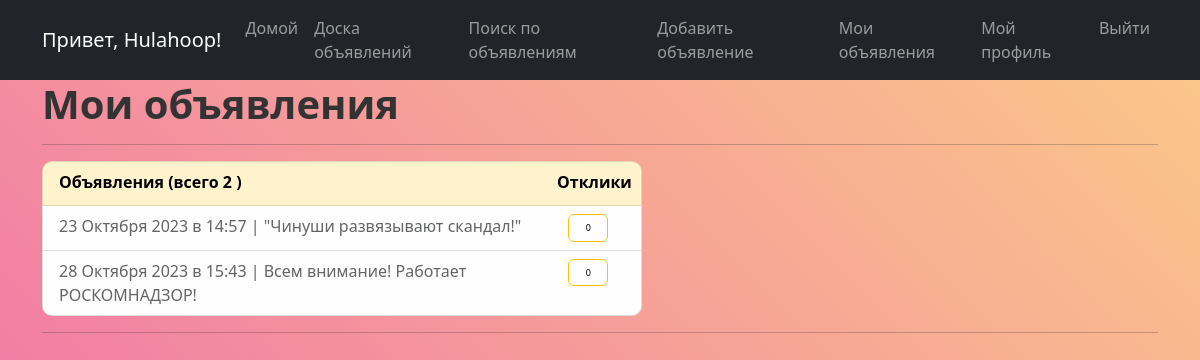
Page /board/my_posts/ (signed in) on the committed database.
### board/models.py (models this page shows, shortened)
class Post(models.Model):
    CATEGORY_LIST = [
        ("tank", "Танки"),
        ('heal', "Хилы"),
        ("dd", "ДД"),
        ("buyers", "Торговцы"),
        ("gildemaster", "Гилдмастеры"),
        ("quest", "Квестгиверы"),
        ("smith", "Кузнецы"),
        ("tanner", "Кожевники"),
        ("potion", "Зельевары"),
        ("spellmaster", "Мастера заклинаний"),
    ]
    author = models.ForeignKey(User, on_delete=models.CASCADE)
    title = models.CharField(max_length=128)
    body = RichTextField(blank=True, null=True)
    date_creation = models.DateTimeField(auto_now_add=True)
    category = models.CharField(max_length=20, choices=CATEGORY_LIST)

### board/views.py (the view)
# urls.py: path('my_posts/', PersonalPostsList.as_view(), name='my_posts_list'),
class PersonalPostsList(ListView):
    model = Post
    ordering = "-date_creation"
    template_name = 'myposts.html'
    def get(self, request):
        myposts = Post.objects.filter(author=User.objects.get(username=request.user))
        if len(myposts) == 0:
            context = {
                'Posts_no_exist': "_",
            }
        else:
            context = {
                'MyPosts': myposts,
                'posts_amount' : len(myposts)
            }
        return HttpResponse(render(request, 'myposts.html', context))

### board/templatetags/custom_filters.py (called while the page is built)
@register.filter(takes_context=True)
def month_translation(date, **kwargs):
    month_names = [
        'Января',
        'Февраля',
        'Марта',
        'Апреля',
        'Мая',
        'Июня',
        'Июля',
        'Августа',
        'Сентября',
        'Октября',
        'Ноября',
        'Декабря',
    ]
    for ind, month in enumerate(month_names):
        if ind == date.month-1:
            return f'{date.day} {month} {date.year} в'

@register.filter(takes_context=True)
def replies_amount(context, **kwargs):
    amount = len(Replies.objects.filter(comment_post=Post.objects.get(pk=context.id)))
    return amount

### templates/myposts.html (shortened to what this page needs)
{% extends 'flatpages/default.html' %}
{% load custom_filters %}
{% load custom_tags %}
{% block content %}
    <h1 align="left" style="color: #333333"><b>Мои объявления</b></h1>
    <hr>
        <div align="left" class="form-group" style=" width: 600px">
            <div class="list-group"  style="border-radius:10px;display: flex">
                <a class="list-group-item list-group-item list-group-item-warning" style="height:45px; text-decoration: none; color: #000000">
                    <div style="width:88%; float:left; font-weight:bold">
                        <p>Объявления (всего {% if posts_amount%} {{posts_amount}} {%endif%})</p>
                    </div>
                    <div style="width:12%; float:right; font-weight:bold">
                        <p>Отклики</p>
                    </div>
                </a>
                {% if MyPosts %}
                    {% for post in MyPosts %}
                        <a href="{% url 'post_view_from_my_posts' post.id %}" class="list-group-item list-group-item-action list-group-item-light">
                            <div style="width:90%;float: left;">
                                {{post.date_creation|month_translation}} {{post.date_creation|date:"H:i"}}
                                |
                                {{post.title}}
                            </div>
                            <div style="width:10%; float:right">
                                <span class="btn btn-outline-warning" style="width:40px; font-size:9px; color:black;">
                                    {{ post|replies_amount }}
                                </span>
                            </div>
                        </a>
                    {%endfor%}
                {% endif %}
            </div>
        </div>
        <hr>
{% endblock content %}

### templates/flatpages/default.html (shortened to what this page needs)
<!DOCTYPE html>
<html lang="en">
    <head>
        {% load static %}
        {% load custom_tags %}
        <link href="{% static 'css/styles.css' %}" rel="stylesheet" />
    </head>
    <body style="background: linear-gradient(45deg,#EF69AD,#FBCA88); background-attachment: fixed;">
        <nav class="navbar navbar-expand-lg navbar-dark bg-dark static-top">
           <div class="container">
               {% if user.username %}
               <a class="navbar-brand">Привет, {{ user.username }}!</a>
               {% else %}
               <a class="navbar-brand" href="{% url 'account_signup' %}">Станьте частью сообщества!</a>
               {% endif %}
               <div class="collapse navbar-collapse" id="navbarResponsive">
                   <ul class="navbar-nav ml-auto">
                       <li class="nav-item active">
                           <a class="nav-link" href="/">Домой</a>
                       </li>
                       <li class="nav-item">
                           <a class="nav-link" href="/board/">Доска объявлений</a>
                       </li>
                       <li class="nav-item">
                           <a class="nav-link" href="{% url 'post_search' %}">Поиск по объявлениям</a>
                       </li>
                       {% if user.username %}
                       <li class="nav-item">
                           <a class="nav-link" href="{% url 'post_create' %}">Добавить объявление</a>
                       </li>
                       <li class="nav-item">
                           <a class="nav-link" href="{% url 'my_posts_list' %}">Мои объявления</a>
                       </li>
                       <li class="nav-item">
                           <a class="nav-link" href="/profile/">Мой профиль</a>
                       </li>
                       <li class="nav-item">
                           <a class="nav-link" href="{% url 'account_logout' %}">Выйти</a>
                       </li>
                       {% endif %}
                   </ul>
               </div>
           </div>
        </nav>
        <div class="container">
            <div class="row">
                <div class="col-lg-12 text-center">
                   {% block content %}
                   {% endblock content %}
               </div>
            </div>
        </div>
    </body>
</html>

### rows in the picture
Post: date_creation|month_translation "23 Октября 2023 в", date_creation "14:57", title "\"Чинуши развязывают скандал!\"", id "0"
Post: date_creation|month_translation "28 Октября 2023 в", date_creation "15:43", title "Всем внимание! Работает РОСКОМНАДЗОР!", id "0"

### other values in the picture
{{ user.username }} "Hulahoop"
{{ posts_amount }} "2"
